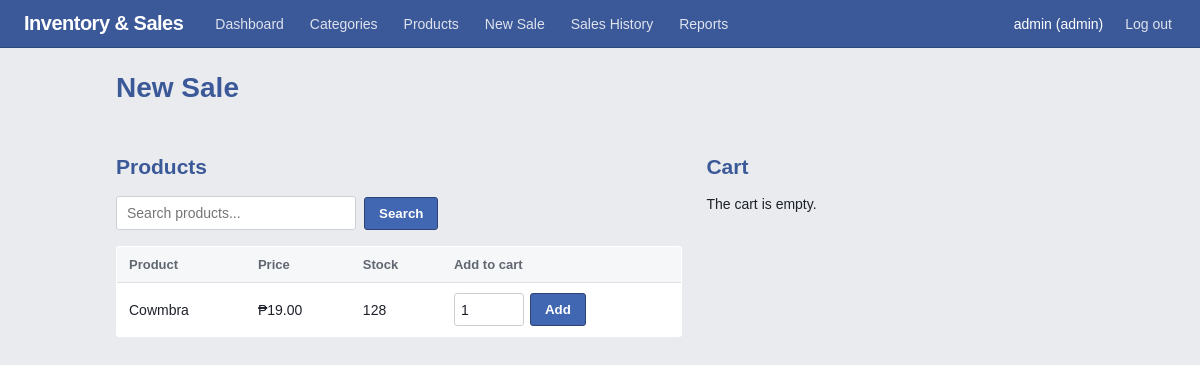
/pages/sales.php (signed in), run on an earlier commit of the app's database.
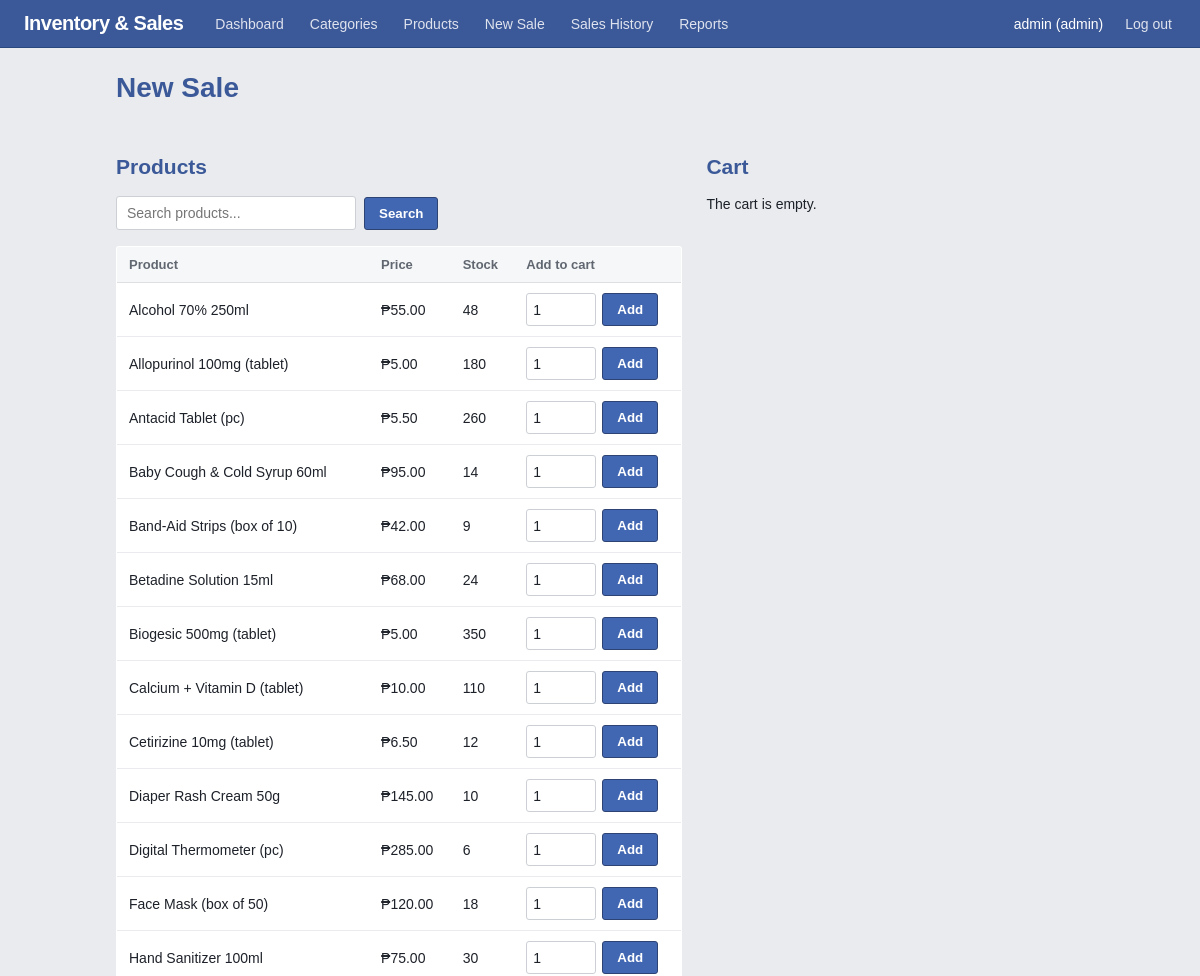
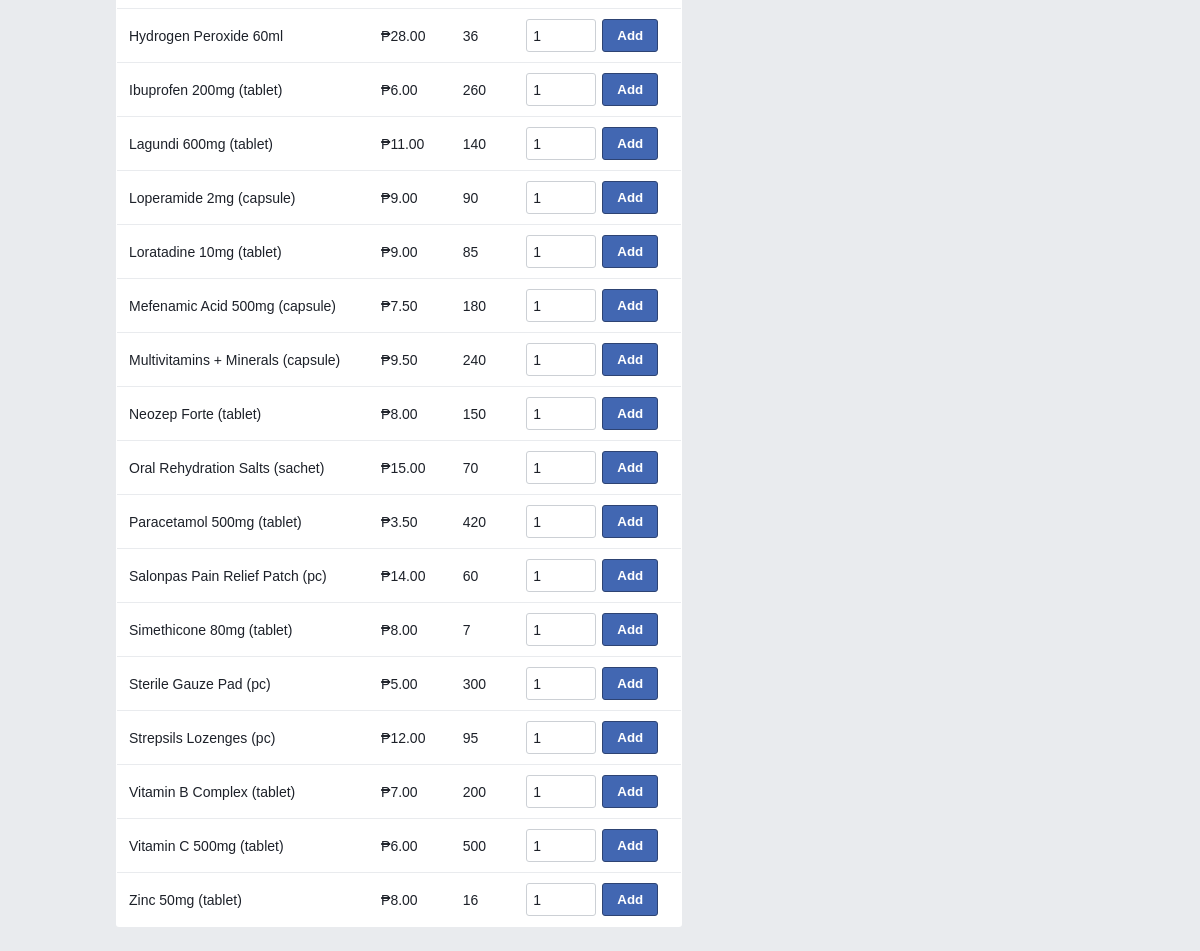
And on a later commit of the database (2 pictures, top to bottom).
### tables this page shows
CREATE TABLE `products` (
  `id` int(11) NOT NULL,
  `category_id` int(11) DEFAULT NULL,
  `name` varchar(150) NOT NULL,
  `price` decimal(10,2) NOT NULL,
  `stock` int(11) DEFAULT 0,
  `reorder_level` int(11) DEFAULT 5,
  `is_active` tinyint(1) NOT NULL DEFAULT 1
);

### pages/sales.php (the view, shortened to what this page needs)
<?php
require '../includes/db.php';
$q    = trim($_GET['q'] ?? '');
$like = "%$q%";
$stmt = $conn->prepare("SELECT id, name, price, stock FROM products WHERE is_active = 1 AND stock > 0 AND name LIKE ? ORDER BY name");
$stmt->bind_param("s", $like);
$stmt->execute();
$products = $stmt->get_result();
$cartLines = [];
require '../includes/header.php';
?>
<h1>New Sale</h1>
<div class="pos-grid">
    <section>
        <h2>Products</h2>
        <form method="GET" class="inline-form">
            <input type="text" name="q" placeholder="Search products..." value="<?= htmlspecialchars($q) ?>">
            <button type="submit">Search</button>
        </form>
        <table>
            <tr><th>Product</th><th>Price</th><th>Stock</th><th>Add to cart</th></tr>
            <?php while ($r = $products->fetch_assoc()): ?>
                <tr>
                    <td><?= htmlspecialchars($r['name']) ?></td>
                    <td>&#8369;<?= number_format($r['price'], 2) ?></td>
                    <td><?= (int)$r['stock'] ?></td>
                    <td>
                        <form method="POST" class="add-form">
                            <input type="number" name="qty" value="1" min="1" max="<?= (int)$r['stock'] ?>" class="qty-input">
                            <button type="submit">Add</button>
                        </form>
                    </td>
                </tr>
            <?php endwhile; ?>
        </table>
    </section>
    <section>
        <h2>Cart</h2>
        <?php if (!$cartLines): ?>
            <p>The cart is empty.</p>
        <?php endif; ?>
    </section>
</div>
<?php require '../includes/footer.php'; ?>

What changed in the data, as far as the page shows it:
added products: name "Alcohol 70% 250ml", price "55.00", stock "48"
added products: name "Allopurinol 100mg (tablet)", price "5.00", stock "180"
added products: name "Antacid Tablet (pc)", price "5.50", stock "260"
added products: name "Baby Cough & Cold Syrup 60ml", price "95.00", stock "14"
added products: name "Band-Aid Strips (box of 10)", price "42.00", stock "9"
added products: name "Betadine Solution 15ml", price "68.00", stock "24"
added products: name "Biogesic 500mg (tablet)", price "5.00", stock "350"
added products: name "Calcium + Vitamin D (tablet)", price "10.00", stock "110"
added products: name "Cetirizine 10mg (tablet)", price "6.50", stock "12"
added products: name "Diaper Rash Cream 50g", price "145.00", stock "10"
added products: name "Digital Thermometer (pc)", price "285.00", stock "6"
added products: name "Face Mask (box of 50)", price "120.00", stock "18"
added products: name "Hand Sanitizer 100ml", price "75.00", stock "30"
added products: name "Hydrogen Peroxide 60ml", price "28.00", stock "36"
changed products: name "Cowmbra" → "Ibuprofen 200mg (tablet)"; price "19.00" → "6.00"; stock "128" → "260"
added products: name "Lagundi 600mg (tablet)", price "11.00", stock "140"
added products: name "Loperamide 2mg (capsule)", price "9.00", stock "90"
added products: name "Loratadine 10mg (tablet)", price "9.00", stock "85"
added products: name "Mefenamic Acid 500mg (capsule)", price "7.50", stock "180"
added products: name "Multivitamins + Minerals (capsule)", price "9.50", stock "240"
added products: name "Neozep Forte (tablet)", price "8.00", stock "150"
added products: name "Oral Rehydration Salts (sachet)", price "15.00", stock "70"
added products: name "Paracetamol 500mg (tablet)", price "3.50", stock "420"
added products: name "Salonpas Pain Relief Patch (pc)", price "14.00", stock "60"
added products: name "Simethicone 80mg (tablet)", price "8.00", stock "7"
added products: name "Sterile Gauze Pad (pc)", price "5.00", stock "300"
added products: name "Strepsils Lozenges (pc)", price "12.00", stock "95"
added products: name "Vitamin B Complex (tablet)", price "7.00", stock "200"
added products: name "Vitamin C 500mg (tablet)", price "6.00", stock "500"
added products: name "Zinc 50mg (tablet)", price "8.00", stock "16"
